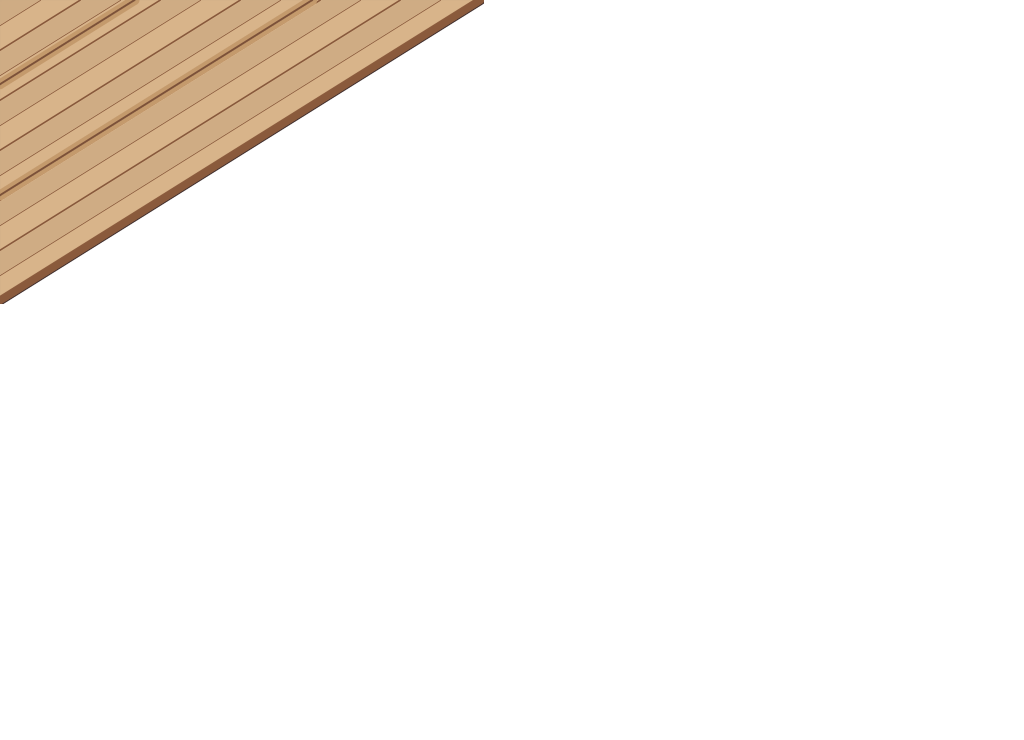
#> input picture assets/backgrounds/home/attic_detail_0_0.png, 2048 x 1480 px (shown at 1/2 size)
$ python atlas.py
#> lines starting #> are read from the running program, lines starting #| are printed output that depends on the picture
#!/usr/bin/env python3
"""P06-T06 – Atlas: pro Bereich ein Blatt (≤ 4096²), Godot-kompatibel.

Shelf-Packing: Items nach Höhe absteigend, in Reihen eingereiht.
Ausgabe:
  ``assets/sprites/<bereich>_atlas.png``      – gesammeltes Blatt
  ``assets/sprites/<bereich>_atlas.json``     – Regionen {id: {x, y, w, h}} + size

Die .import-Datei erzeugt Godot beim nächsten ``--headless --import`` mit den
Projekt-Standardeinstellungen (wie alle anderen Sprites auch).
"""
from __future__ import annotations

import json
from pathlib import Path

from PIL import Image

ROOT = Path(__file__).resolve().parents[2]
SPRITES_ROOT = ROOT / "assets" / "sprites"

MAX_SIZE = 4096
GUTTER = 2          # px Abstand zwischen Regionen (verhindert Sampler-Leaks)


class AtlasError(Exception):
    """Items passen nicht ins Atlas (oder sind leer)."""


def pack(sprites: dict[str, Image.Image], *, max_size: int = MAX_SIZE,
         gutter: int = GUTTER) -> tuple[Image.Image, dict[str, dict]]:
    """Sprites → ein Atlasbild + Regions-Map. Reihen-Packung nach Höhe."""
    if not sprites:
        raise AtlasError("keine Sprites zum Packen")
    order = sorted(sprites.items(), key=lambda kv: -kv[1].height)
    shelf_y, x, y, shelf_h = 0, gutter, gutter, 0
    regions: dict[str, dict] = {}
    for name, im in order:
        w, h = im.width, im.height
        if w + 2 * gutter > max_size or h + 2 * gutter > max_size:
            raise AtlasError(f"{name} ({w}×{h}) ist größer als das Atlas-Limit {max_size}")
        if x + w + gutter > max_size:            # neue Reihe
            x = gutter
            y += shelf_h + gutter
            shelf_h = 0
        if y + h + gutter > max_size:
            raise AtlasError(f"Atlas-Limit {max_size}² überschritten "
                             f"({len(sprites)} Sprites, {len(regions)} gepackt)")
        regions[name] = {"x": x, "y": y, "w": w, "h": h}
        x += w + gutter
        shelf_h = max(shelf_h, h)
        shelf_y = y
    atlas = Image.new("RGBA", (max_size, max_size), (0, 0, 0, 0))
    for name, im in order:
        r = regions[name]
        atlas.alpha_composite(im, (r["x"], r["y"]))
    return atlas, regions


def build_area(area: str, *, sprites_root: Path | None = None,
               max_size: int = MAX_SIZE) -> tuple[Path, Path]:
    """Alle Sprites eines Bereichs packen und ablegen."""
    root = Path(sprites_root) if sprites_root else SPRITES_ROOT
    src = root / area
    files = sorted(src.glob("*.png"))
    if not files:
        raise AtlasError(f"{src}: keine Sprites")
    sprites = {p.stem: Image.open(p).convert("RGBA") for p in files}
    atlas, regions = pack(sprites, max_size=max_size)
    png = root / f"{area}_atlas.png"
    js = root / f"{area}_atlas.json"
    atlas.save(png)
    js.write_text(json.dumps(
        {"area": area, "size": [atlas.width, atlas.height],
         "gutter": GUTTER, "regions": regions},
        indent=1, ensure_ascii=False) + "\n", encoding="utf-8")
    return png, js


def main(argv: list[str] | None = None) -> int:
    import argparse
    ap = argparse.ArgumentParser(description=__doc__)
    ap.add_argument("area", nargs="?", default="home")
    ap.add_argument("--sprites-root", type=Path, default=SPRITES_ROOT)
    a = ap.parse_args(argv)
    png, js = build_area(a.area, sprites_root=a.sprites_root)
#> in build_area, `sprites = {p.stem: Image.open(p).convert("RGBA") for p in files}`: sprites = 1 item
#> the loop in pack, `for name, im in order:` made 1 pass
#> (name, w, h, x, shelf_h, shelf_y) on pass 1: ('attic_detail_0_0', 2048, 1480, 2052, 1480, 2)
#> after the loop in pack, `for name, im in order:`: shelf_h = 1480; x = 2052; y = 2
#> in pack, `atlas = Image.new("RGBA", (max_size, max_size), (0, 0, 0, 0))`: atlas: PIL image 4096x4096 RGBA; every value is 0
#> the loop in pack, `for name, im in order:` made 1 pass
#> (name, r) on pass 1: ('attic_detail_0_0', {'x': 2, 'y': 2, 'w': 2048, 'h': 1480})
#> after the loop in pack, `for name, im in order:`:
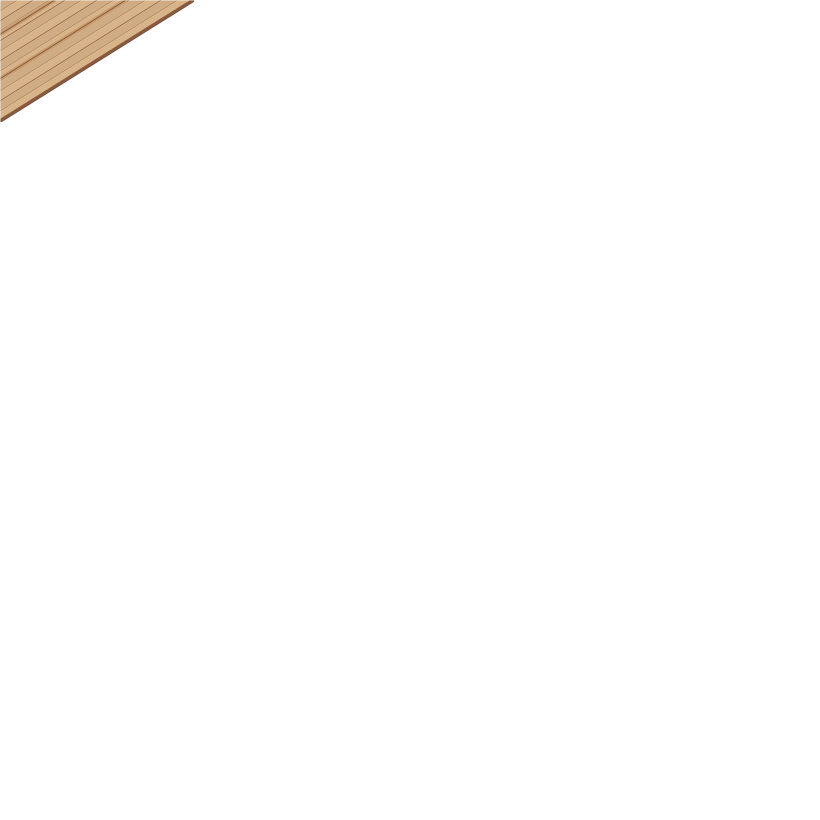
#> atlas: PIL image 4096x4096 RGBA (shown at 1/5 size); mean R, G, B, A 3.6, 2.9, 2.2, 4.6; transparent parts drawn white
#> in build_area, `atlas, regions = pack(sprites, max_size=max_size)`: regions = 1 item
    print(f"Atlas → {png.name} + {js.name}")
    return 0


if __name__ == "__main__":
    raise SystemExit(main())
#> (the program exits here)
